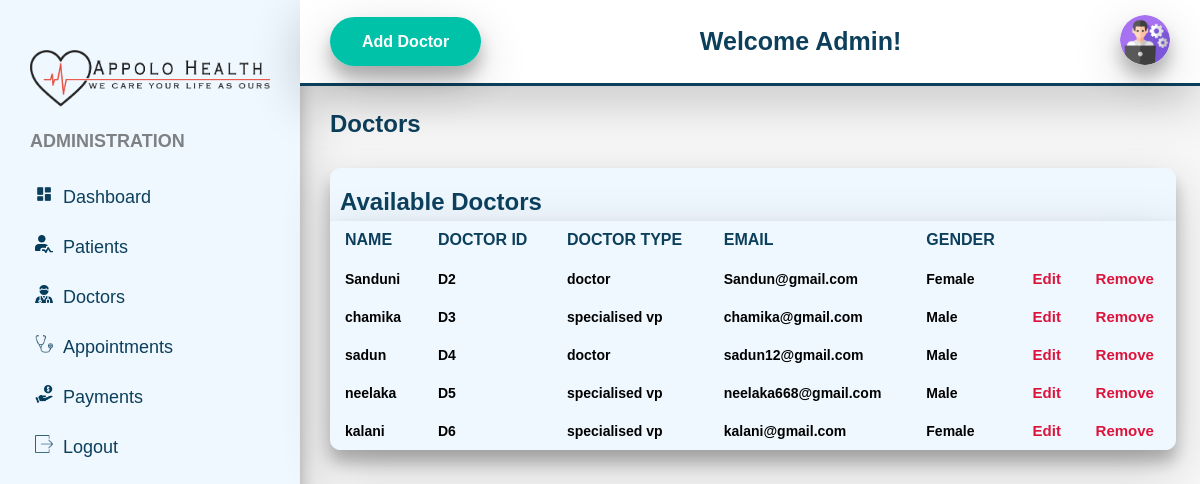
Page /chinthaka/admin-doctor.php on the committed database.
### tables this page shows
CREATE TABLE `doctor` (
  `d_id` int(11) NOT NULL,
  `username` varchar(255) NOT NULL,
  `email` varchar(255) NOT NULL,
  `password` varchar(255) NOT NULL,
  `d_name` varchar(255) NOT NULL,
  `doctor_type` varchar(255) NOT NULL,
  `location` varchar(255) NOT NULL,
  `gender` varchar(255) NOT NULL,
  `price_per_appointment` varchar(255) NOT NULL,
  `description` varchar(255) NOT NULL,
  `role` varchar(255) DEFAULT 'doctor'
);

### html/chinthaka/admin-doctor.php (the view, shortened to what this page needs)
<!DOCTYPE html>
<html>
<head>
    <link rel="stylesheet"  href="../../css/chinthaka/admin.css">
</head>
<body>
    <section id="menu">
        <div class="adminlogo">
            <img src="../../images/chinthaka/system logo.png" alt="">
            <h2 class="title">Administration</h2>
        </div>
        <div class="items">
            <li><img src ="../../images/chinthaka/dashboard.png"><a href="admin-dashboard.php" id="addashboard"  class="addashboard" >Dashboard</a></li>
            <li><img src ="../../images/chinthaka/patient.png"><a href="admin-patient.php" id="adpatient"  class="adpatient" >Patients</a></li>
            <li><img src ="../../images/chinthaka/doctors.png"><a href="admin-doctor.php" id="addoctors"  class="addoctors" >Doctors</a></li>
            <li><img src ="../../images/chinthaka/appointment.png"><a href="admin-appointment.php" id="adappointment"  class="adappointment" >Appointments</a></li>
            <li><img src ="../../images/chinthaka/payments.png"><a href="admin-payment.php" id="adpayments"  class="adpayments" >Payments</a></li>
            <li><img src ="../../images/chinthaka/logout.png"><a href="#" class="adlogoutbutton" id="adlogoutbutton" >Logout</a></li>
        </div>
    </section>
    <section id="iterface">
        <div class="navigation">
                <div>
                     <span><a href="adddoctor.php" class="adddobtn" id="adddobtn" >Add Doctor</a></span>
                </div>
                <div class="adminloggedin1">Welcome Admin!</div>
            <div class="admintop">
            <img class="adminpic" src="../../images/Chinthaka/mainadmin.jpg">
            </div>
            </div>
        <h3 class="d-title">Doctors</h3>
        <div class="board">
            <h3 class="sub-title">Available Doctors</h3>
            <table width="100%">
                <thead>
                    <tr>
                        <td>Name</td>
                        <td>Doctor ID</td>
                        <td>Doctor Type</td>
                        <td>Email</td>
                        <td>Gender</td>
                    </tr>
                </thead>
                <tbody>
                <?php
                require("../../php/chinthaka/connection.php");
                $sql="SELECT * From doctor";
                if($result=$connection->query($sql)){
                    if($result->num_rows>0){
                        while ($row=$result->fetch_assoc()) {
                        ?>
                            <tr>
                                <td>
                                    <div class="appdetails">
                                        <h5><?=$row['d_name'];?></h5>
                                    </div>
                                </td>
                                <td >
                                    <h5>D<?=$row['d_id'];?></h5>
                                </td>
                                <td >
                                    <h5><?=$row['doctor_type'];?></h5>
                                </td>
                                <td>
                                    <h5><?=$row['email'];?></h5>
                                </td>
                                <td>
                                    <h5><?=$row['gender'];?></h5>
                                </td>
                                <td class="dashdoccheck2" ><a href="modify-doctor.php?d_id=<?=$row['d_id'];?>"> Edit</a></td>
                                <td class="dashdoccheck2" ><a href="delete-doctor.php?d_id=<?=$row['d_id'];?>"> Remove</a></td>
                            </tr><?php
                        }
                    }
                }
?>
                </tbody>
            </table>
        </div>
    </section>
</body>
</html>

### css/chinthaka/admin.css (style rules this page uses)
html { font-family: sans-serif; }
* { margin: 0; padding: 0; box-sizing: border-box; }
body { background-image: url(../../images/chinthaka/lab2.jpg); background-color: rgb(247, 247, 247); display: flex; font-size: 15px; }
#menu { background-color: aliceblue; width: 300px; height: 100%; position: fixed; padding-top: 20px; box-shadow: 0 12px 16px 0 rgba(0,0,0,0.24), 0 17px 50px 0 rgba(0,0,0,0.19); }
#menu .adminlogo { align-items: center; padding: 30px 0 0 30px; }
#menu .title { color: #626466; font-family: Arial, Helvetica, sans-serif; margin: 20px 0px 0px 0px; font-size: 18px; opacity: 0.8; text-transform: uppercase; }
#menu .adminlogo img { width: 100%; height: 100%; padding: 0px 30px 0px 0px; }
#menu .items { margin-top: 20px; }
#menu .items li { list-style: none; padding: 10px 0; font-size: 18px; line-height: 30px; margin: 0px 0px 0px 10px; transition: 0.3s ease; }
#menu .items li img { width: 18px; height: 18px; text-align: center; margin: 0 10px 0 25px; }
#menu .items li a { text-decoration: none; color: #0C3F5C; font-family: Arial, Helvetica, sans-serif; transition: 0.3s ease; }
#iterface { width: calc(100% - 300px); position: relative; margin: 0px 0px 0px 300px; }
#iterface .navigation { display: flex; align-items: center; justify-content: space-between; background: white; padding: 15px 30px; border-bottom: 3px solid #0C3F5C; position: fixed; width: calc(100% - 300px); box-shadow: 0 12px 16px 0 rgba(0,0,0,0), 0 17px 50px 0 rgba(0,0,0,0.19); }
#iterface .navigation .admintop { justify-content: center; align-items: center; }
.adminpic { width: 50px; height: 50px; object-fit: cover; border-radius: 50%; box-shadow: 0 12px 16px 0 rgba(0,0,0,0.24), 0 17px 50px 0 rgba(0,0,0,0.19); }
.d-title { color: #0C3F5C; padding: 110px 30px 0px 30px; font-size: 24px; font-weight: 700; }
.board { width: 94%; margin: 30px 0px 30px 30px; background: aliceblue; border-radius: 10px; overflow: auto; font-weight: bold; box-shadow: 0 12px 16px 0 rgba(0,0,0,0.24), 0 17px 50px 0 rgba(0,0,0,0.19); }
.board h5 { font-weight: 600; font-size: 14px; }
table { border-collapse: collapse; box-shadow: 0 12px 16px 0 rgba(0,0,0,0.24), 0 17px 50px 0 rgba(0,0,0,0.19); }
tr { border-bottom: 1px solid aliceblue; }
thead td { font-size: 16px; text-transform: uppercase; background: aliceblue; text-align: start; padding: 15px; color: #0C3F5C; }
.board tr td { padding: 10px 15px; }
.sub-title { color: #0C3F5C; padding: 20px 0px 5px 10px; font-size: 24px; font-weight: 700; }
.dashdoccheck2 a { text-decoration: none; font-size: 15px; color: crimson; }
.adddobtn { background-color: rgb(0, 194, 168); border-radius: 100px; color: white; font-weight: 700; padding: 16px 32px; text-align: center; font-size: 16px; text-decoration: none; box-shadow: 0 12px 16px 0 rgba(0,0,0,0.24), 0 17px 50px 0 rgba(0,0,0,0.19); }
.adminloggedin1 { font-weight: 700; font-size: 25px; color: #0C3F5C; }

### rows in the picture
doctor: d_name "Sanduni", d_id "2", doctor_type "doctor", email "Sandun@gmail.com", gender "Female"
doctor: d_name "chamika", d_id "3", doctor_type "specialised vp", email "chamika@gmail.com", gender "Male"
doctor: d_name "sadun", d_id "4", doctor_type "doctor", email "sadun12@gmail.com", gender "Male"
doctor: d_name "neelaka", d_id "5", doctor_type "specialised vp", email "neelaka668@gmail.com", gender "Male"
doctor: d_name "kalani", d_id "6", doctor_type "specialised vp", email "kalani@gmail.com", gender "Female"
